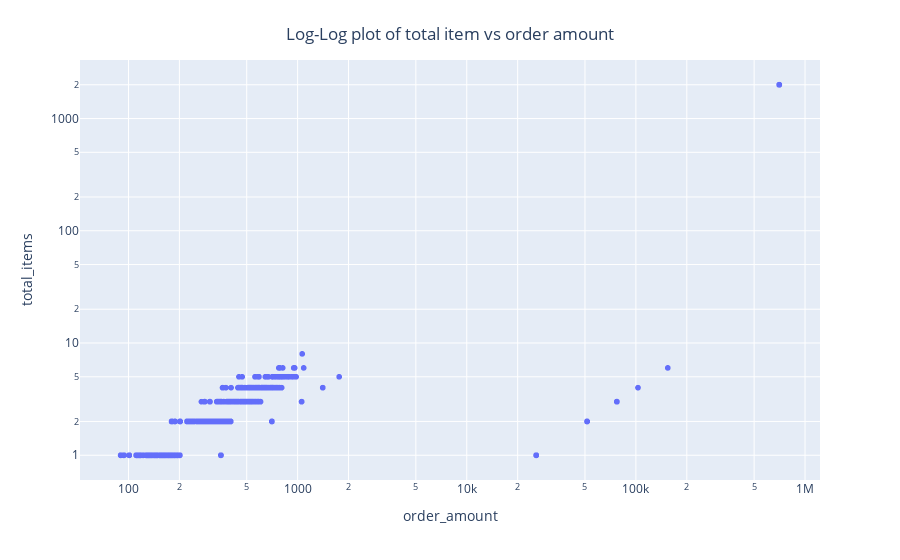

Notebook code for this chart:
### Code cell
fig = px.scatter(df_shopify_sneakers, x="order_amount", y="total_items", log_y=True , log_x=True,size_max=60)
fig.update_layout(
    title={
        'text': "Log-Log plot of total item vs order amount",
        'xanchor': 'center',
        'yanchor': 'top',
        'y':0.95,
        'x':0.5,})
fig.show()

### Figure 1 — Plotly figure (JSON) as saved in the notebook; plotly's stock layout.template omitted (floating-point values rounded to 4 significant figures; data arrays with more than 128 entries replaced by an {"elided": "..."} marker saying what was removed)
{"data": [{"hovertemplate": "order_amount=%{x}<br>total_items=%{y}<extra></extra>", "legendgroup": "", "marker": {"color": "#636efa", "symbol": "circle"}, "mode": "markers", "name": "", "showlegend": false, "type": "scattergl", "x": {"elided": "5000 int values"}, "xaxis": "x", "y": {"elided": "5000 int values"}, "yaxis": "y"}], "layout": {"legend": {"tracegroupgap": 0}, "margin": {"t": 60}, "title": {"text": "Log-Log plot of total item vs order amount", "x": 0.5, "xanchor": "center", "y": 0.95, "yanchor": "top"}, "xaxis": {"anchor": "y", "domain": [0, 1], "title": {"text": "order_amount"}, "type": "log"}, "yaxis": {"anchor": "x", "domain": [0, 1], "title": {"text": "total_items"}, "type": "log"}}}
